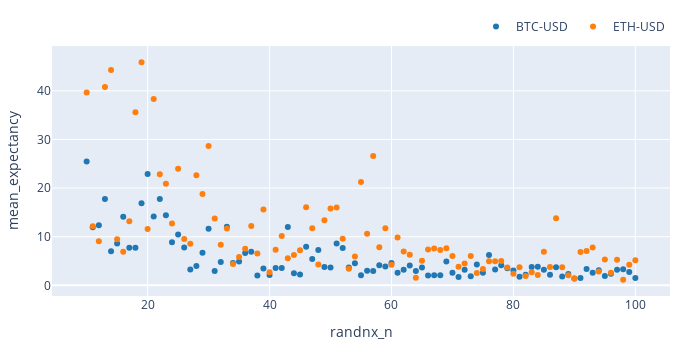

Notebook source saved alongside this figure:
### Code cell
import numpy as np

symbols = ["BTC-USD", "ETH-USD"]
price = vbt.YFData.download(symbols, missing_index='drop').get('Close')

n = np.random.randint(10, 101, size=1000).tolist()
pf = vbt.Portfolio.from_random_signals(price, n=n, init_cash=100, seed=42)

mean_expectancy = pf.trades.expectancy().groupby(['randnx_n', 'symbol']).mean()
fig = mean_expectancy.unstack().vbt.scatterplot(xaxis_title='randnx_n', yaxis_title='mean_expectancy')
fig.show()
